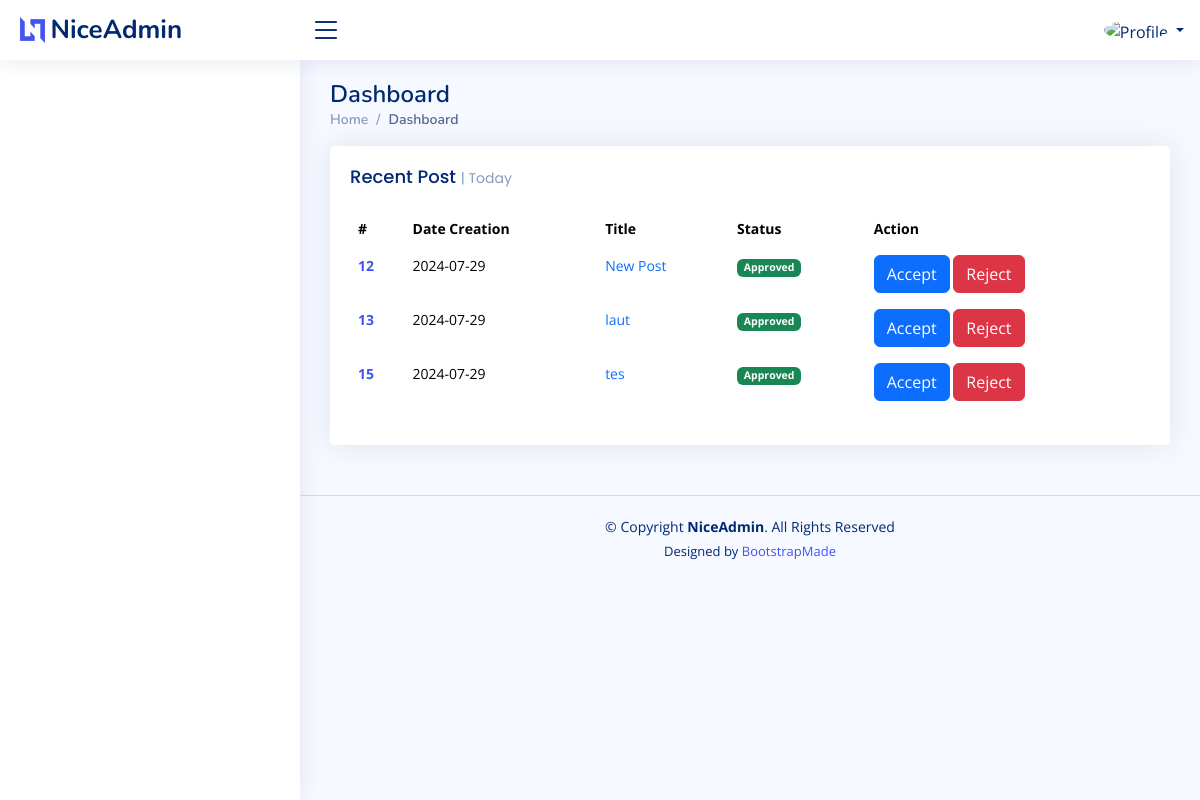
Before: /index.php/manage/dashboard with the older database file.
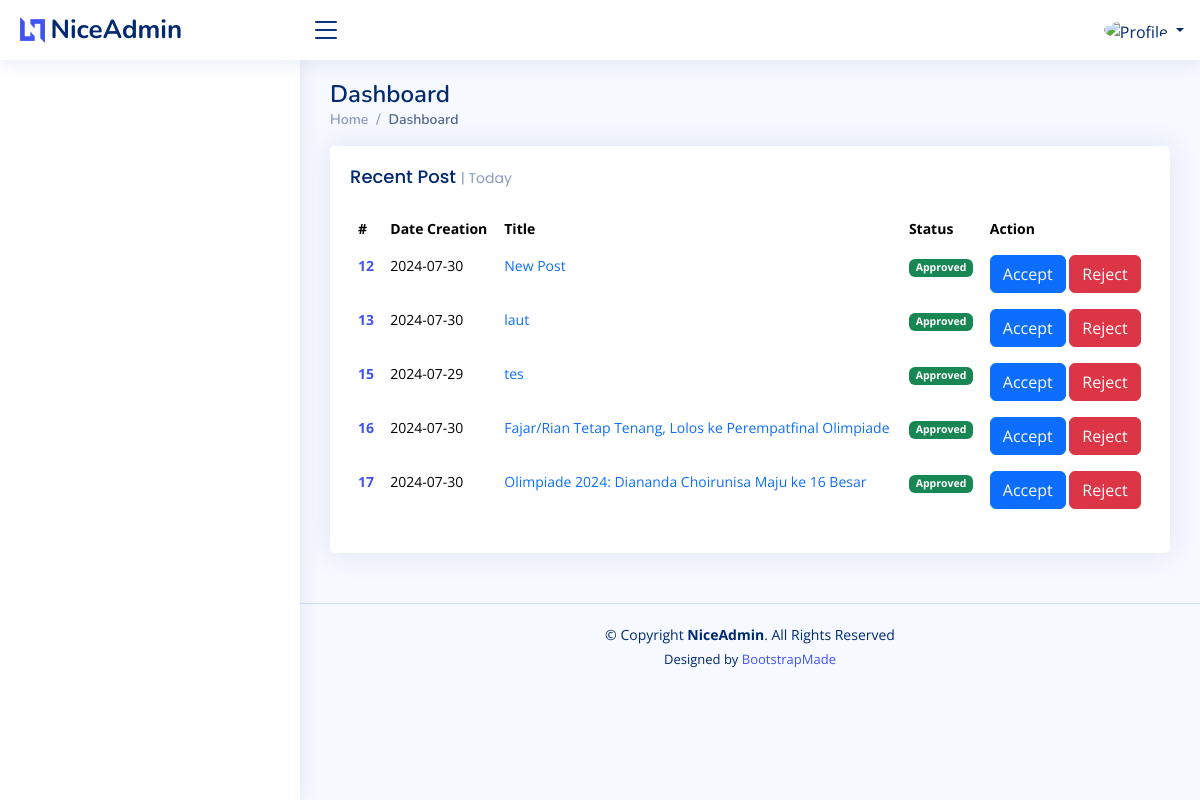
After: the same page with the newer database file.
### tables this page shows
CREATE TABLE `posts` (
  `id` int(11) NOT NULL,
  `date` date NOT NULL,
  `title` varchar(256) NOT NULL,
  `slug` varchar(255) DEFAULT NULL,
  `image` varchar(255) NOT NULL,
  `article` text NOT NULL,
  `approval` tinyint(1) NOT NULL,
  `user_id` int(11) NOT NULL,
  `category_id` bigint(20) NOT NULL,
  `viewer` int(11) NOT NULL
);

### application/controllers/manage/Dashboard.php (called while the page is built, shortened)
<?php
class Dashboard extends MY_Controller
{
	public function index()
	{
		$this->load->view('admin/dashboard', $this->vars);
	}
}

### index.php (called while the page is built, shortened)
<?php
require_once BASEPATH.'core/CodeIgniter.php';

### application/views/admin/dashboard.php (the view, shortened to what this page needs)
<!DOCTYPE html>
<html lang="en">
<head>
</head>
<body>
  <main id="main" class="main">
    <div class="pagetitle">
      <h1>Dashboard</h1>
      <nav>
        <ol class="breadcrumb">
          <li class="breadcrumb-item"><a href="index.html">Home</a></li>
          <li class="breadcrumb-item active">Dashboard</li>
        </ol>
      </nav>
    </div>
    <section class="section dashboard">
    <div class="card recent-sales overflow-auto">
            <?php
                    $query = $this->db->get('posts');
                    $dataAllPosts = $query->result_array();
            ?>
            <div class="card-body">
            <h5 class="card-title">Recent Post <span>| Today</span></h5>
            <table class="table table-borderless datatable">
                <thead>
                <tr>
                    <th scope="col">#</th>
                    <th scope="col">Date Creation</th>
                    <th scope="col">Title</th>
                    <th scope="col">Status</th>
                    <th scope="col">Action</th>
                </tr>
                </thead>
                <tbody>
                  <?php foreach($dataAllPosts as $dataPosts) : ?>
                    <tr>
                        <th scope="row"><a href="#"><?= $dataPosts['id'] ?></a></th>
                        <td><?= $dataPosts['date'] ?></td>
                        <td><a href="<?= base_url('detail_post/detail/' . $dataPosts['id']); ?>" class="text-primary"><?= $dataPosts['title'] ?></a></td>
                        <?php if($dataPosts['approval'] == 1) : ?>
                          <td><span class="badge bg-success">Approved</span></td>
                        <?php elseif($dataPosts['approval'] == 2) : ?>
                          <td><span class="badge bg-warning">Waiting for review</span></td>
                        <?php else : ?>
                          <td><span class="badge bg-danger">Rejected</span></td>
                        <?php endif; ?>
                        <td>
                          <a href="<?= base_url('/admin_post/approved/'.$dataPosts['id']); ?>" class="btn btn-primary">Accept</a>
                          <a href="<?= base_url('/admin_post/rejected/'.$dataPosts['id']); ?>" class="btn btn-danger">Reject</a>
                        </td>
                    </tr>
                  <?php endforeach; ?>
                </tbody>
            </table>
            </div>
        </div>
    </section>
  </main>
</body>
</html>

Changed rows visible on the page:
changed posts "New Post": date "2024-07-29" → "2024-07-30"
changed posts "laut": date "2024-07-29" → "2024-07-30"
added posts: id "16", date "2024-07-30", title "Fajar/Rian Tetap Tenang, Lolos ke Perempatfinal Olimpiade", approval "Approved"
added posts: id "17", date "2024-07-30", title "Olimpiade 2024: Diananda Choirunisa Maju ke 16 Besar", approval "Approved"
